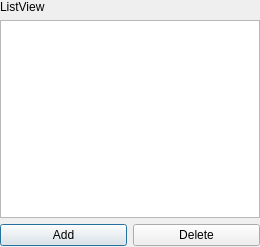
<?xml version="1.0" encoding="UTF-8"?>
<ui version="4.0">
 <class>list</class>
 <widget class="QDialog" name="list">
  <property name="geometry">
   <rect>
    <x>0</x>
    <y>0</y>
    <width>260</width>
    <height>247</height>
   </rect>
  </property>
  <property name="maximumSize">
   <size>
    <width>260</width>
    <height>260</height>
   </size>
  </property>
  <property name="windowTitle">
   <string>Dialog</string>
  </property>
  <widget class="QWidget" name="">
   <property name="geometry">
    <rect>
     <x>0</x>
     <y>0</y>
     <width>260</width>
     <height>246</height>
    </rect>
   </property>
   <layout class="QVBoxLayout" name="verticalLayout_2">
    <item>
     <widget class="QLabel" name="label">
      <property name="text">
       <string>ListView</string>
      </property>
     </widget>
    </item>
    <item>
     <widget class="QListView" name="listView"/>
    </item>
    <item>
     <layout class="QVBoxLayout" name="verticalLayout">
      <item>
       <layout class="QHBoxLayout" name="horizontalLayout">
        <item>
         <widget class="QPushButton" name="pushButton">
          <property name="text">
           <string>Add</string>
          </property>
         </widget>
        </item>
        <item>
         <widget class="QPushButton" name="pushButton_2">
          <property name="text">
           <string>Delete</string>
          </property>
         </widget>
        </item>
       </layout>
      </item>
     </layout>
    </item>
   </layout>
  </widget>
 </widget>
 <resources/>
 <connections/>
</ui>
